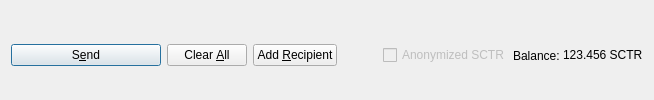
         <widget class="QFrame" name="frame_Send">
          <layout class="QHBoxLayout" name="horizontalLayout">
           <property name="bottomMargin">
            <number>0</number>
           </property>
           <item>
            <widget class="QPushButton" name="sendButton">
             <property name="minimumSize">
              <size>
               <width>150</width>
               <height>0</height>
              </size>
             </property>
             <property name="toolTip">
              <string>Confirm the send action</string>
             </property>
             <property name="text">
              <string>S&amp;end</string>
             </property>
             <property name="icon">
              <iconset resource="../sctr.qrc">
               <normaloff>:/icons/send</normaloff>:/icons/send</iconset>
             </property>
             <property name="autoDefault">
              <bool>false</bool>
             </property>
             <property name="default">
              <bool>true</bool>
             </property>
            </widget>
           </item>
           <item>
            <widget class="QPushButton" name="clearButton">
             <property name="sizePolicy">
              <sizepolicy hsizetype="Minimum" vsizetype="Fixed">
               <horstretch>0</horstretch>
               <verstretch>0</verstretch>
              </sizepolicy>
             </property>
             <property name="toolTip">
              <string>Clear all fields of the form.</string>
             </property>
             <property name="text">
              <string>Clear &amp;All</string>
             </property>
             <property name="icon">
              <iconset resource="../sctr.qrc">
               <normaloff>:/icons/remove</normaloff>:/icons/remove</iconset>
             </property>
             <property name="autoDefault">
              <bool>false</bool>
             </property>
            </widget>
           </item>
           <item>
            <widget class="QPushButton" name="addButton">
             <property name="toolTip">
              <string>Send to multiple recipients at once</string>
             </property>
             <property name="text">
              <string>Add &amp;Recipient</string>
             </property>
             <property name="icon">
              <iconset resource="../sctr.qrc">
               <normaloff>:/icons/add</normaloff>:/icons/add</iconset>
             </property>
             <property name="autoDefault">
              <bool>false</bool>
             </property>
            </widget>
           </item>
           <item>
            <spacer name="horizontalSpacer">
             <property name="orientation">
              <enum>Qt::Horizontal</enum>
             </property>
             <property name="sizeHint" stdset="0">
              <size>
               <width>40</width>
               <height>20</height>
              </size>
             </property>
            </spacer>
           </item>
           <item>
            <layout class="QHBoxLayout" name="horizontalLayout_2">
             <property name="spacing">
              <number>3</number>
             </property>
             <item>
              <widget class="QCheckBox" name="checkzSCTR">
               <property name="enabled">
                <bool>false</bool>
               </property>
               <property name="text">
                <string>Anonymized SCTR</string>
               </property>
              </widget>
             </item>
             <item>
              <widget class="QLabel" name="label">
               <property name="text">
                <string>Balance:</string>
               </property>
              </widget>
             </item>
             <item>
              <widget class="QLabel" name="labelBalance">
               <property name="sizePolicy">
                <sizepolicy hsizetype="Preferred" vsizetype="Fixed">
                 <horstretch>0</horstretch>
                 <verstretch>0</verstretch>
                </sizepolicy>
               </property>
               <property name="cursor">
                <cursorShape>IBeamCursor</cursorShape>
               </property>
               <property name="text">
                <string notr="true">123.456 SCTR</string>
               </property>
               <property name="textInteractionFlags">
                <set>Qt::LinksAccessibleByMouse|Qt::TextSelectableByKeyboard|Qt::TextSelectableByMouse</set>
               </property>
              </widget>
             </item>
            </layout>
           </item>
          </layout>
         </widget>
